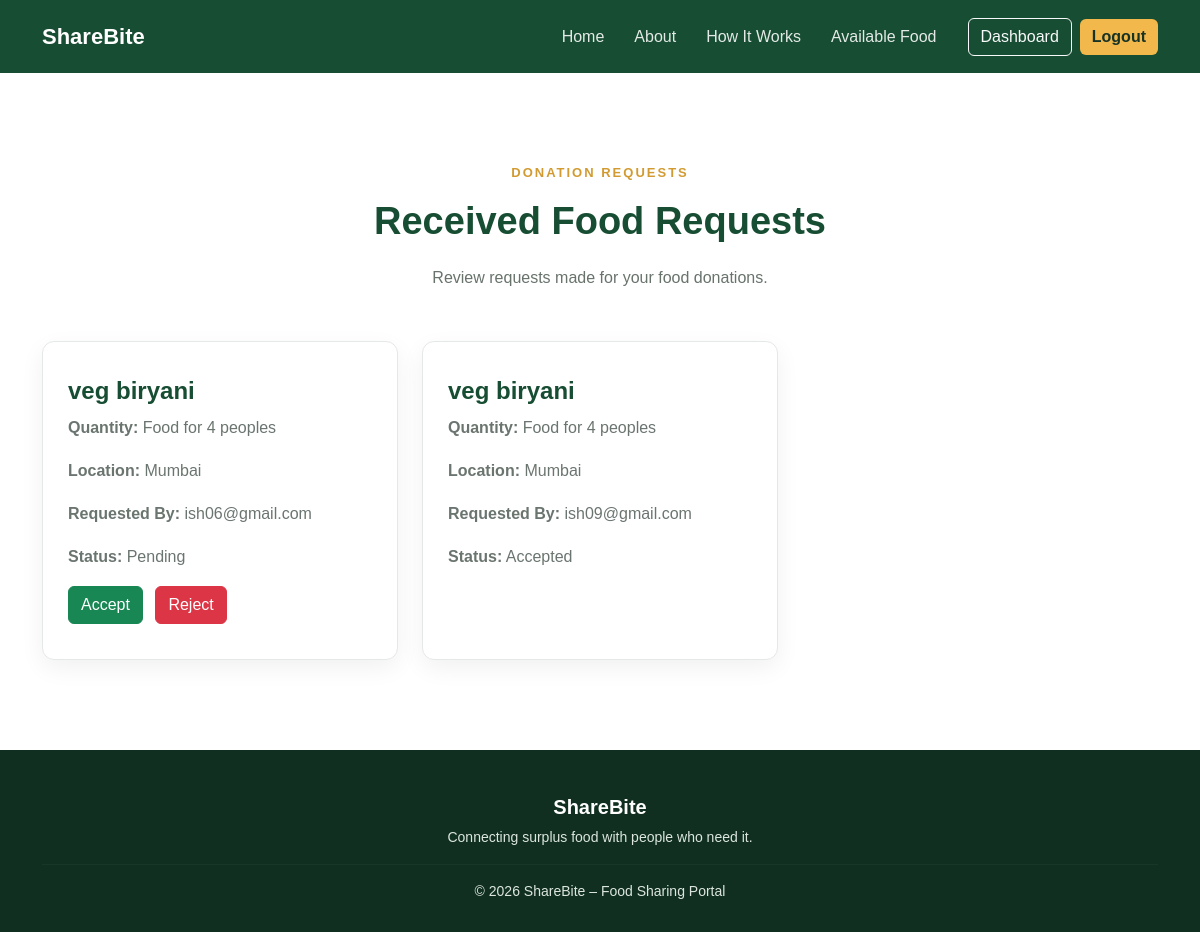
Page /received-requests (signed in) on the committed database.
### tables this page shows
CREATE TABLE food_requests (
            id INTEGER PRIMARY KEY AUTOINCREMENT,
            food_id INTEGER NOT NULL,
            requester_email TEXT NOT NULL,
            request_status TEXT DEFAULT 'Pending'
        );

CREATE TABLE food_donations (
            id INTEGER PRIMARY KEY AUTOINCREMENT,
            donor_email TEXT NOT NULL,
            food_name TEXT NOT NULL,
            food_type TEXT NOT NULL,
            quantity TEXT NOT NULL,
            location TEXT NOT NULL,
            pickup_date TEXT NOT NULL,
            pickup_time TEXT NOT NULL,
            description TEXT,
            status TEXT DEFAULT 'Available'
        );

### app.py (the view)
@app.route("/received-requests")
def received_requests():
    if "user_id" not in session:
        return redirect(url_for("login"))
    if session["role"] != "donor":
        return "Only donors can view received requests."
    conn = sqlite3.connect("database/dontwastefood.db")
    cursor = conn.cursor()
    cursor.execute("""
        SELECT
            food_requests.id,
            food_donations.food_name,
            food_donations.quantity,
            food_donations.location,
            food_requests.requester_email,
            food_requests.request_status

        FROM food_requests

        JOIN food_donations
        ON food_requests.food_id = food_donations.id

        WHERE food_donations.donor_email = ?

        ORDER BY food_requests.id DESC
    """, (session["email"],))
    requests = cursor.fetchall()
    conn.close()
    return render_template(
        "received_requests.html",
        requests=requests
    )

### templates/received_requests.html (shortened to what this page needs)
{% extends "base.html" %}
{% block content %}
<section class="about-section">
    <div class="container">
        <div class="text-center mb-5">
            <p class="section-label">
                DONATION REQUESTS
            </p>
            <h2>Received Food Requests</h2>
            <p class="section-description">
                Review requests made for your food donations.
            </p>
        </div>
        <div class="row g-4">
            {% if requests %}
                {% for item in requests %}
                <div class="col-md-6 col-lg-4">
                    <div class="mission-card h-100">
                        <h4>{{ item[1] }}</h4>
                        <p>
                            <strong>Quantity:</strong>
                            {{ item[2] }}
                        </p>
                        <p>
                            <strong>Location:</strong>
                            {{ item[3] }}
                        </p>
                        <p>
                            <strong>Requested By:</strong>
                            {{ item[4] }}
                        </p>
                        <p>
                            <strong>Status:</strong>
                            {{ item[5] }}
                        </p>
                        {% if item[5] == "Pending" %}
                        <a
                            href="{{ url_for('update_request', request_id=item[0], status='Accepted') }}"
                            class="btn btn-success me-2"
                        >
                            Accept
                        </a>
                        <a
                            href="{{ url_for('update_request', request_id=item[0], status='Rejected') }}"
                            class="btn btn-danger"
                        >
                            Reject
                        </a>
                        {% endif %}
                    </div>
                </div>
                {% endfor %}
            {% endif %}
        </div>
    </div>
</section>
{% endblock %}

### static/css/style.css (style rules this page uses)
body { margin: 0; font-family: Arial, Helvetica, sans-serif; color: #26352b; background-color: #ffffff; }
h1, h2, h3, h4, h5 { font-weight: 700; }
.about-section { padding: 90px 0; }
.section-label { color: #d29b32; font-size: 13px; letter-spacing: 2px; font-weight: bold; }
.about-section h2, .how-section h2 { font-size: 38px; color: #174d32; }
.section-description { max-width: 780px; margin: 20px auto 0; line-height: 1.8; color: #68736c; }
.mission-card { height: 100%; padding: 35px 25px; border-radius: 12px; background: #ffffff; border: 1px solid #e5e9e6; box-shadow: 0 8px 25px rgba(0, 0, 0, 0.06); }
.mission-card h4 { color: #174d32; }
.mission-card p { color: #6b756f; line-height: 1.7; }

### rows in the picture
food_requests: food_name "veg biryani", quantity "Food for 4 peoples", location "Mumbai", requester_email "ish06@gmail.com", request_status "Pending"
food_requests: food_name "veg biryani", quantity "Food for 4 peoples", location "Mumbai", requester_email "ish09@gmail.com", request_status "Accepted"
